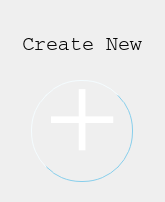
<?xml version="1.0" encoding="UTF-8"?>
<ui version="4.0">
 <class>NewBlockWidget</class>
 <widget class="QWidget" name="NewBlockWidget">
  <property name="geometry">
   <rect>
    <x>0</x>
    <y>0</y>
    <width>165</width>
    <height>202</height>
   </rect>
  </property>
  <property name="sizePolicy">
   <sizepolicy hsizetype="Preferred" vsizetype="Preferred">
    <horstretch>0</horstretch>
    <verstretch>0</verstretch>
   </sizepolicy>
  </property>
  <property name="maximumSize">
   <size>
    <width>16777215</width>
    <height>16777215</height>
   </size>
  </property>
  <property name="font">
   <font>
    <family>Courier</family>
   </font>
  </property>
  <property name="windowTitle">
   <string>NewBlockWidget</string>
  </property>
  <property name="styleSheet">
   <string notr="true"/>
  </property>
  <layout class="QVBoxLayout" name="verticalLayout">
   <item alignment="Qt::AlignHCenter|Qt::AlignBottom">
    <widget class="QWidget" name="widget" native="true">
     <layout class="QHBoxLayout" name="horizontalLayout">
      <item>
       <widget class="QLabel" name="label">
        <property name="sizePolicy">
         <sizepolicy hsizetype="Maximum" vsizetype="Minimum">
          <horstretch>0</horstretch>
          <verstretch>0</verstretch>
         </sizepolicy>
        </property>
        <property name="font">
         <font>
          <family>.AppleSystemUIFont</family>
          <pointsize>15</pointsize>
         </font>
        </property>
        <property name="styleSheet">
         <string notr="true"/>
        </property>
        <property name="text">
         <string>Create New</string>
        </property>
       </widget>
      </item>
     </layout>
    </widget>
   </item>
   <item alignment="Qt::AlignHCenter">
    <widget class="QWidget" name="widget_2" native="true">
     <property name="sizePolicy">
      <sizepolicy hsizetype="Maximum" vsizetype="Maximum">
       <horstretch>0</horstretch>
       <verstretch>0</verstretch>
      </sizepolicy>
     </property>
     <property name="statusTip">
      <string/>
     </property>
     <layout class="QHBoxLayout" name="horizontalLayout_2">
      <item>
       <widget class="QPushButton" name="createButton">
        <property name="sizePolicy">
         <sizepolicy hsizetype="Minimum" vsizetype="Minimum">
          <horstretch>0</horstretch>
          <verstretch>0</verstretch>
         </sizepolicy>
        </property>
        <property name="minimumSize">
         <size>
          <width>102</width>
          <height>102</height>
         </size>
        </property>
        <property name="font">
         <font>
          <family>.AppleSystemUIFont</family>
          <pointsize>100</pointsize>
          <kerning>false</kerning>
         </font>
        </property>
        <property name="toolTipDuration">
         <number>0</number>
        </property>
        <property name="styleSheet">
         <string notr="true">QPushButton {
    color: white;
    border: 1px solid #87CEEB,;
    border-radius: 50px;
    border-style: outset;
    background: qradialgradient(
        cx: 0.3, cy: -0.4, fx: 0.3, fy: -0.4,
        radius: 1.35, stop: 0 #87CEEB, stop: 1 	#A7C7E7
        );
	min-width: 100px;
min-height: 85px;
max-width:100px;
max-height:85px;
padding-bottom: 15px;
    }

QPushButton:hover {
    background: qradialgradient(
        cx: 0.3, cy: -0.4, fx: 0.3, fy: -0.4,
        radius: 1.35, stop: 0 #87CEEB, stop: 1 	#B6D0E2
        );
    }

QPushButton:pressed {
    border-style: inset;
    background: qradialgradient(
        cx: 0.4, cy: -0.1, fx: 0.4, fy: -0.1,
        radius: 1.35, stop: 0 #87CEEB, stop: 1 	#B6D0E2
        );
    }</string>
        </property>
        <property name="text">
         <string>+</string>
        </property>
        <property name="shortcut">
         <string/>
        </property>
        <property name="default">
         <bool>false</bool>
        </property>
       </widget>
      </item>
     </layout>
    </widget>
   </item>
  </layout>
 </widget>
 <resources/>
 <connections/>
</ui>
